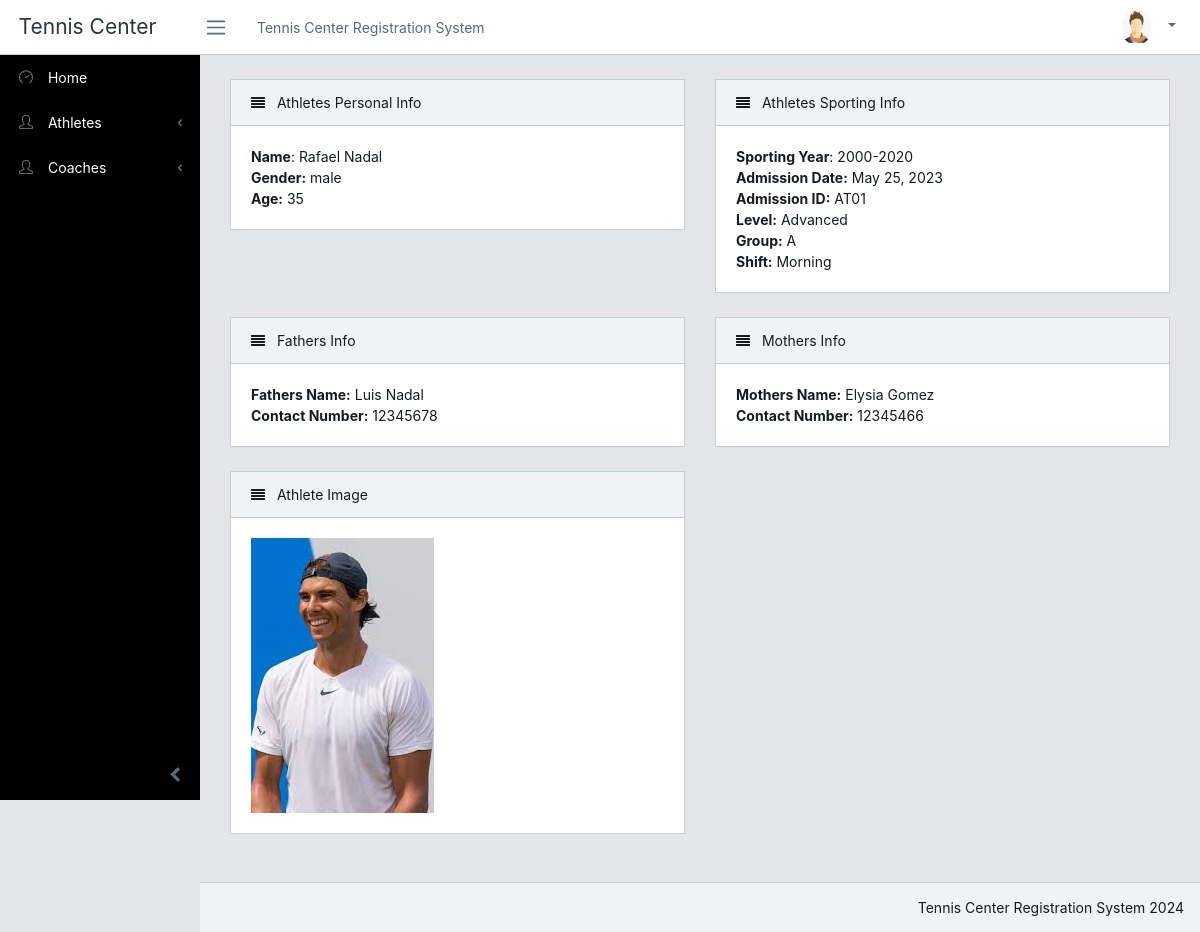
The app's page /students/1/ with its own data.
### students/models.py (models this page shows, shortened)
class StudentInfo(models.Model):
    sporting_year = models.CharField(max_length=100)
    admission_date = models.DateField()
    admission_id = models.CharField(max_length=50, unique=True)
    name = models.CharField(max_length=100)
    age = models.IntegerField()
    gender_choice = (
        ("male", "Male"),
        ("Female", "Female"),
    )
    gender = models.CharField(choices=gender_choice, max_length=10)
    athlete_img = models.ImageField(upload_to='photos/%Y/%m/%d/')
    level_type = models.ForeignKey(StudentClassInfo, on_delete=models.CASCADE)
    group_type = models.ForeignKey(StudentSectionInfo, on_delete=models.CASCADE)
    shift_type = models.ForeignKey(StudentShiftInfo, on_delete=models.CASCADE)
    athlete_img = models.ImageField(upload_to='photos/%Y/%m/%d/')
    fathers_name = models.CharField(max_length=100)
    fathers_img = models.ImageField(upload_to='photos/%Y/%m/%d/')
    fathers_number = models.IntegerField(unique=True)
    mothers_name = models.CharField(max_length=100)
    mothers_img = models.ImageField(upload_to='photos/%Y/%m/%d/')
    mothers_number = models.IntegerField()
    class Meta:
        unique_together = ["admission_id", "level_type"]
        verbose_name_plural = 'Athlete List'

class StudentClassInfo(models.Model):
    level_name = models.CharField(max_length=20)
    level_short_form = models.CharField(max_length=10)
    class Meta:
        verbose_name_plural = 'Level List'
    def __str__(self):
        return self.level_name

class StudentSectionInfo(models.Model):
    group_name = models.CharField(max_length=20)
    class Meta:
        verbose_name_plural = 'Group List'
    def __str__(self):
        return self.group_name

class StudentShiftInfo(models.Model):
    shift_name = models.CharField(max_length=100)
    class Meta:
        verbose_name_plural = 'Shift List'
    def __str__(self):
        return self.shift_name

### students/views.py (the view)
# urls.py: path('<int:student_id>/', views.single_student, name='single_student'),
def single_student(request, student_id):
    single_student = get_object_or_404(StudentInfo, pk=student_id)
    context = {
        "single_student": single_student
    }
    return render(request, "students/student_details.html", context)

### templates/students/student_details.html
{% extends 'base/base.html' %} {% load static %} {% block content %}
<div class="row">
    <div class="col-lg-6">
        <div class="card">
            <div class="card-header">
                <i class="fa fa-align-justify"></i> Athletes Personal Info
            </div>
            <div class="card-body">
                <tbody>
                    <tr>
                        <td><b>Name</b>: {{ single_student.name }}</td>
                        <br>
                        <td><b>Gender:</b> {{ single_student.gender }}</td>
                        <br>
                        <td><b>Age:</b> {{ single_student.age }}</td>
                        <br>
                    </tr>
                </tbody>
            </div>
        </div>
    </div>
    <div class="col-lg-6">
        <div class="card">
            <div class="card-header">
                <i class="fa fa-align-justify"></i> Athletes Sporting Info
            </div>
            <div class="card-body">
                <tbody>
                    <tr>
                        <td><b>Sporting Year</b>: {{ single_student.sporting_year }}</td>
                        <br>
                        <td><b>Admission Date:</b> {{ single_student.admission_date }}</td>
                        <br>
                        <td><b>Admission ID:</b> {{ single_student.admission_id }}</td>
                        <br>
                        <td><b>Level:</b> {{ single_student.level_type }}</td>
                        <br>
                        <td><b>Group:</b> {{ single_student.group_type }}</td>
                        <br>
                        <td><b>Shift:</b> {{ single_student.shift_type }}</td>
                    </tr>
                </tbody>
            </div>
        </div>
    </div>
</div>
<div class="row">
    <div class="col-lg-6">
        <div class="card">
            <div class="card-header">
                <i class="fa fa-align-justify"></i> Fathers Info
            </div>
            <div class="card-body">
                <tbody>
                    <tr>
                        <td><b>Fathers Name:</b> {{ single_student.fathers_name }}</td>
                        <br>
                        <td><b>Contact Number:</b> {{ single_student.fathers_number }}</td>
                        <br>
                    </tr>
                </tbody>
            </div>
        </div>
    </div>
    <div class="col-lg-6">
        <div class="card">
            <div class="card-header">
                <i class="fa fa-align-justify"></i> Mothers Info
            </div>
            <div class="card-body">
                <tbody>
                    <tr>
                        <td><b>Mothers Name:</b> {{ single_student.mothers_name }}</td>
                        <br>
                        <td><b>Contact Number:</b> {{ single_student.mothers_number }}</td>
                        <br>
                    </tr>
                </tbody>
            </div>
        </div>
    </div>
</div>
<div class="row">
    <div class="col-lg-6">
        <div class="card">
            <div class="card-header">
                <i class="fa fa-align-justify"></i> Athlete Image
            </div>
            <div class="card-body">
                <img src="{{ single_student.athlete_img.url }}" class="img-fluid" />
            </div>
        </div>
    </div>
</div>
{% endblock %}

### templates/base/base.html (shortened to what this page needs)
<!DOCTYPE html>
<html lang="en">
{% include 'base/header.html' %}
<body class="app header-fixed sidebar-fixed aside-menu-fixed aside-menu-hidden">
    {% include 'base/navbar.html' %}
    <div class="app-body">
        {% include 'base/sidebar.html' %}
        <main class="main">
            <div class="container-fluid">
                <div class="animated fadeIn py-4">
                    {% block content %}
                    {% endblock %}
                </div>
            </div>
        </main>
    </div>
    {% include 'base/footer.html' %}
</body>
</html>

### templates/base/header.html (shortened to what this page needs)
{% load static %}
<head>
    <link href="{% static 'dist/vendors/css/font-awesome.min.css' %}" rel="stylesheet">
    <link href="{% static 'dist/vendors/css/simple-line-icons.min.css' %}" rel="stylesheet">
    <link href="{% static 'dist/css/style.css' %}" rel="stylesheet">
</head>

### templates/base/navbar.html (shortened to what this page needs)
{% load static %}
<header class="app-header navbar">
    <a class="navbar-brand" href="./">Tennis Center</a>
    <button class="navbar-toggler sidebar-toggler d-md-down-none" type="button">
        <span class="navbar-toggler-icon"></span>
    </button>
    <ul class="nav navbar-nav d-md-down-none">
        <li class="nav-item px-3">
            <a class="nav-link" href="./">Tennis Center Registration System</a>
        </li>
    </ul>
    <ul class="nav navbar-nav ml-auto mr-4">
        <li class="nav-item dropdown">
            <a class="nav-link dropdown-toggle nav-link" data-toggle="dropdown" href="#" role="button"
               aria-haspopup="true" aria-expanded="false">
                <img src="{% static 'src/img/avatars/avatar.png' %}" class="img-avatar" alt="admin@bootstrapmaster.com">
            </a>
        </li>
    </ul>
</header>

### templates/base/sidebar.html (shortened to what this page needs)
{% load static %}
<div class="sidebar">
    <nav class="sidebar-nav">
        <ul class="nav">
            <li class="nav-item">
                <a class="nav-link" href="{% url 'home' %}"><i class="icon-speedometer"></i> Home</a>
            </li>
            <li class="nav-item nav-dropdown">
                <a class="nav-link nav-dropdown-toggle" href="#">
                    <i class="nav-icon icon-user"></i> Athletes</a>
            </li>
            <li class="nav-item nav-dropdown">
                <a class="nav-link nav-dropdown-toggle" href="#">
                    <i class="nav-icon icon-user"></i> Coaches</a>
            </li>
        </ul>
    </nav>
    <button class="sidebar-minimizer brand-minimizer" type="button"></button>
</div>

### templates/base/footer.html (shortened to what this page needs)
<footer class="app-footer">
    <span class="ml-auto">Tennis Center Registration System 2024</b></span>
</footer>

### templates/base/js.html (shortened to what this page needs)
{% load static %}

### records on screen
StudentInfo: name "Rafael Nadal", gender "male", age "35", sporting_year "2000-2020", admission_date "May 25, 2023", admission_id "AT01", level_type "Advanced", group_type "A", shift_type "Morning", fathers_name "Luis Nadal", fathers_number "12345678", mothers_name "Elysia Gomez", mothers_number "12345466", athlete_img (picture)
